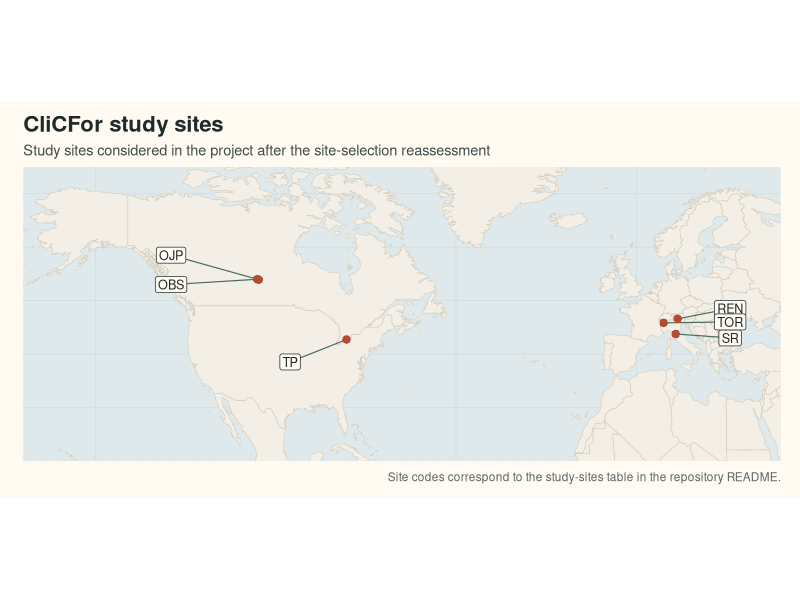

R code for this plot:
library(ggplot2)
library(sf)
library(maps)

sites <- data.frame(
  code = c("OJP", "OBS", "TP", "REN", "SR", "TOR"),
  site_name = c(
    "Old Jack Pine",
    "Old Black Spruce",
    "Turkey Point",
    "Renon",
    "San Rossore",
    "Torgnon"
  ),
  country = c("Canada", "Canada", "Canada", "Italy", "Italy", "Italy"),
  lon = c(-104.692, -105.118, -80.357, 11.434, 10.910, 7.561),
  lat = c(53.916, 53.987, 42.710, 46.587, 43.731, 45.823),
  label_lon = c(-129, -129, -96, 26, 26, 26),
  label_lat = c(58.5, 53.0, 38.5, 48.5, 43.0, 46.0)
)

world <- st_as_sf(map("world", plot = FALSE, fill = TRUE))
sites_sf <- st_as_sf(sites, coords = c("lon", "lat"), crs = 4326)

map_plot <- ggplot() +
  geom_sf(data = world, fill = "#f3efe6", color = "#d4ccbc", linewidth = 0.2) +
  geom_segment(
    data = sites,
    aes(x = lon, y = lat, xend = label_lon, yend = label_lat),
    color = "#456b5f",
    linewidth = 0.4
  ) +
  geom_sf(data = sites_sf, color = "#b44b33", fill = "#b44b33", size = 2.6, shape = 21, stroke = 0.2) +
  geom_label(
    data = sites,
    aes(x = label_lon, y = label_lat, label = code),
    family = "sans",
    size = 3.2,
    linewidth = 0.15,
    label.padding = unit(0.18, "lines"),
    fill = "#fffaf2",
    color = "#1f2a2a"
  ) +
  coord_sf(
    xlim = c(-170, 40),
    ylim = c(20, 75),
    expand = FALSE
  ) +
  labs(
    title = "CliCFor study sites",
    subtitle = "Study sites considered in the project after the site-selection reassessment",
    caption = "Site codes correspond to the study-sites table in the repository README."
  ) +
  theme_minimal(base_size = 11) +
  theme(
    panel.background = element_rect(fill = "#dfe9ec", color = NA),
    plot.background = element_rect(fill = "#fffaf2", color = NA),
    panel.grid.major = element_line(color = "#cdd8db", linewidth = 0.2),
    axis.title = element_blank(),
    axis.text = element_blank(),
    panel.grid.minor = element_blank(),
    plot.title = element_text(face = "bold", size = 16, color = "#1f2a2a"),
    plot.subtitle = element_text(size = 10.5, color = "#3d4b4b"),
    plot.caption = element_text(size = 8.5, color = "#586565"),
    plot.margin = margin(10, 14, 10, 14)
  )

dir.create("docs/figures", recursive = TRUE, showWarnings = FALSE)

ggsave(
  filename = "docs/figures/study_sites_map.png",
  plot = map_plot,
  width = 11,
  height = 6.6,
  dpi = 220,
  bg = "#fffaf2"
)
